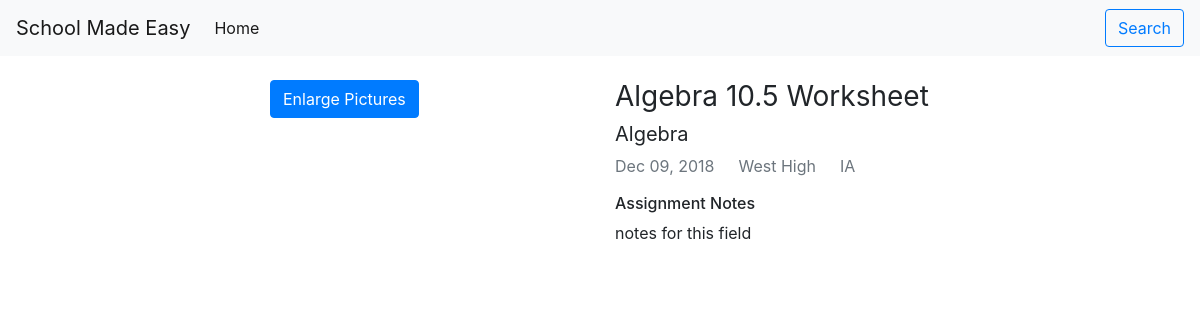
Page /assignments/view/19/ on the committed database.
### home/models.py (models this page shows, shortened)
class Assignment(models.Model):
    email = models.EmailField(blank=True, null=True)
    state = models.CharField(choices=US_STATES, max_length=75, blank=True, null=True)
    school_name = models.CharField(max_length=75, blank=True, null=True)
    title = models.CharField(max_length=150)
    class_name = models.CharField(max_length=50)
    notes = models.CharField(max_length=2000)
    timestamp = models.DateTimeField(auto_now_add=False)
    email_confirmed = models.BooleanField(default=False)  # whether email is confirmed or not
    objects = AssignmentManager()  # manager for queries

### assignments/views.py (the view)
# urls.py: path('view/<int:pk>/', views.AssignmentView.as_view(), name='view_assignment'),
class AssignmentView(DetailView):
    template_name = 'assignments/view-assignment.html'
    model = Assignment
    context_object_name = 'get_assignment'
    def get_context_data(self, **kwargs):
        context = super(AssignmentView, self).get_context_data(**kwargs)
        context['images'] = AssignmentImage.objects.filter(assignment=self.object)
        return context

### templates/assignments/view-assignment.html (shortened to what this page needs)
{% extends 'home/base.html' %}
{% block body %}
    <div id="main-container" class="row mt-4">
        <div id="left-margin" class="col-lg-2 col-md-1 col-sm-0">
        </div>
        <div class="col-lg-8 col-md-10 col-sm-12">
            <div class="row m-0">
                <div id="assignment-image-container" class="col-md-6">
                    <button type="button" class="btn btn-primary mb-2" data-toggle="modal"
                            data-target="#assignment-modal">Enlarge Pictures
                    </button>
                </div>
                <div id="assignment-details-container" class="col-md-6">
                    <h3 class="font-weight-normal">{{ get_assignment.title }}</h3>
                    <h5 class="font-weight-normal">{{ get_assignment.class_name }}</h5>
                    <p class="text-muted float-left">{{ get_assignment.timestamp|date:"M d, Y" }}</p>
                    <p class="text-muted float-left ml-4">{{ get_assignment.school_name }}</p>
                    <p class="text-muted float-left ml-4">{{ get_assignment.state }}</p>
                    <h6>Assignment Notes</h6>
                    <p>{{ get_assignment.notes }}</p>
                </div>
            </div>
        </div>
        <div id="right-margin" class="col-lg-2 col-md-1 col-sm-0">
        </div>
    </div>
{% endblock %}

### templates/home/base.html (style rules this page uses)
body { padding-bottom: 4rem; }
.row { margin-right: 5%; margin-left: 5%; }

### rows in the picture
Assignment: title "Algebra 10.5 Worksheet", class_name "Algebra", timestamp "Dec 09, 2018", school_name "West High", state "IA", notes "notes for this field"
